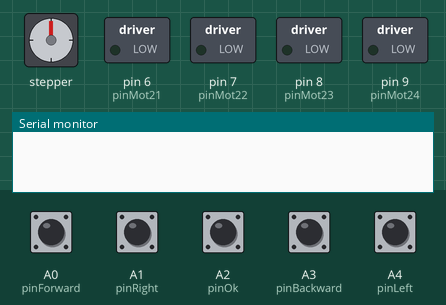
Recording of a sketch running on a simulated Arduino Uno, built with avr-gcc and run on an emulated ATmega328P. On the bench: stepper motor, switched loads named in the sketch (green lamp = pin HIGH), the last lines printed to the serial monitor. Wiring (inferred from the names in the program): stepper motor (200 steps per turn assumed): coils pin 2, pin 3, pin 4, pin 5. The inputs (shaded band) are chosen by the test bench; at power-on: A0 (pinForward), A1 (pinRight), A2 (pinOk), A3 (pinBackward), A4 (pinLeft) HIGH. Pins used as bus, display or sensor lines are not drawn.

Above: at 1.2 s.
1.3 s: A1 (pinRight) pulled LOW for 0.15 s
3.0 s: A2 (pinOk) pulled LOW for 0.15 s
At 3.7 s:
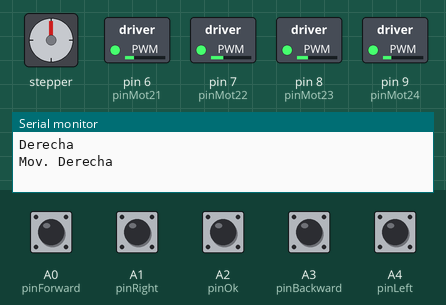
At 4.3 s:
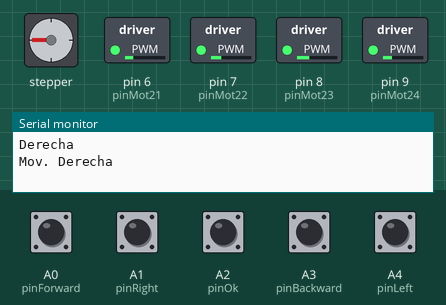
6.0 s: A4 (pinLeft) pulled LOW for 1 s
At 8.2 s:
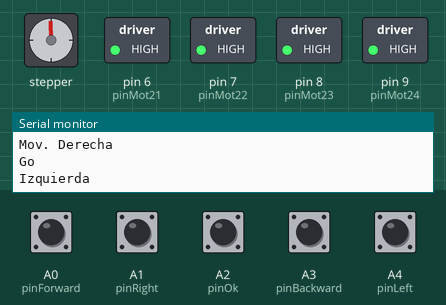
9.0 s: A0 (pinForward) pulsed LOW 2 times (0.12 s each, 0.3 s apart)
Timing chart, 0 to 12.0 s (numbered marks = the images above; inputs shaded):
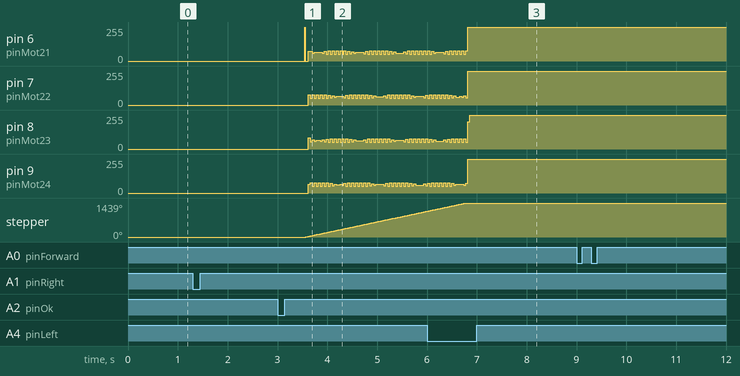

Measured:
- after the input at 3.0 s, stepper: keeps turning clockwise at about 449°/s, starting after 0.57 s

The sketch:

8_runRutine.ino
```cpp
// 1 = Adelante, 2 = Atras, 3 = Izquierda, 4 = Derecha, 9 = GO
int vecProg [20]={0,0,0,0,0,0,0,0,0,0,0,0,0,0,0,0,0,0,0,0};
int vecProgPoint = 0;
int stateMemory;
#define   stateMemoryError  1
#define   stateMemoryEmpty  2
#define   stateMemoryReady  3
#define   stateMemoryFull   4

#define   orderForward      1
#define   orderBackward     2
#define   orderLeft         3
#define   orderRight        4

const int nroUpDown = 800;
const int nroLeftRight = 800;
const int pinMot11 = 5;  // the number of the pushbutton pin
const int pinMot12 = 4;  // the number of the pushbutton pin
const int pinMot13 = 3;  // the number of the pushbutton pin
const int pinMot14 = 2;  // the number of the pushbutton pin
int stepMot1 = 0;  // variable for reading the pushbutton status
const int pinMot21 = 6;  // the number of the pushbutton pin
const int pinMot22 = 7;  // the number of the pushbutton pin
const int pinMot23 = 8;  // the number of the pushbutton pin
const int pinMot24 = 9;  // the number of the pushbutton pin
int stepMot2 = 0;  // variable for reading the pushbutton status
// Buttons
const int pinBackward = A3;  // the number of the pushbutton pin
const int pinLeft     = A4;  // the number of the pushbutton pin
const int pinOk       = A2;  // the number of the pushbutton pin
const int pinForward  = A0;  // the number of the pushbutton pin
const int pinRight    = A1;  // the number of the pushbutton pin
bool statePinBackward;
bool statePinLeft;
bool statePinOk;
bool statePinForward;
bool statePinRight;

bool stateButBackward;
bool stateButLeft;
bool stateButOk;
bool stateButForward;
bool stateButRight;

void deleteMemory(){
  for(int i=0;i<10;i++){
    vecProg[i]=0;
  }
  stateMemory = stateMemoryEmpty;
}

void readMemory(){
  int vecReadPoint=0;
  while (vecProg[vecReadPoint]!=0){
    switch (vecProg[vecReadPoint]){
      case orderForward:   // Adelante
        Serial.println("Mov. Adelante");
        adelante();
        delay(200);
      break;
      case orderBackward:  // Atras
        Serial.println("Mov. Atras");
        atras();
        delay(200);
      break;
      case orderLeft:      // Izquierda
        Serial.println("Mov. Izquierda");
        izquierda();
        delay(200);
      break;
      case orderRight:     // Derecha
        Serial.println("Mov. Derecha");
        derecha();
        delay(200);
      break;
    }
    vecReadPoint++;
  }
  deleteMemory();
}

void saveMemory(int data){
  vecProg[vecProgPoint] = data;
  if (vecProgPoint >= 19){
    vecProgPoint = 19;
    stateMemory = stateMemoryFull;
  }
  else{
    vecProgPoint++;
    stateMemory = stateMemoryReady;
  }
}

void motores(int stepMot1,int stepMot2){
  switch(stepMot1){
    case 0:
      digitalWrite(pinMot11,1);
      digitalWrite(pinMot12,1);
      digitalWrite(pinMot13,1);
      digitalWrite(pinMot14,1);
    break;
    case 1:
      digitalWrite(pinMot11,1);
      digitalWrite(pinMot12,0);
      digitalWrite(pinMot13,0);
      digitalWrite(pinMot14,0);
    break;
    case 2:
      digitalWrite(pinMot11,0);
      digitalWrite(pinMot12,1);
      digitalWrite(pinMot13,0);
      digitalWrite(pinMot14,0);
    break;
    case 3:
      digitalWrite(pinMot11,0);
      digitalWrite(pinMot12,0);
      digitalWrite(pinMot13,1);
      digitalWrite(pinMot14,0);
    break;
    case 4:
      digitalWrite(pinMot11,0);
      digitalWrite(pinMot12,0);
      digitalWrite(pinMot13,0);
      digitalWrite(pinMot14,1);
    break;
  }
    switch(stepMot2){
    case 0:
      digitalWrite(pinMot21,1);
      digitalWrite(pinMot22,1);
      digitalWrite(pinMot23,1);
      digitalWrite(pinMot24,1);
    break;
    case 1:
      digitalWrite(pinMot21,1);
      digitalWrite(pinMot22,0);
      digitalWrite(pinMot23,0);
      digitalWrite(pinMot24,0);
    break;
    case 2:
      digitalWrite(pinMot21,0);
      digitalWrite(pinMot22,1);
      digitalWrite(pinMot23,0);
      digitalWrite(pinMot24,0);
    break;
    case 3:
      digitalWrite(pinMot21,0);
      digitalWrite(pinMot22,0);
      digitalWrite(pinMot23,1);
      digitalWrite(pinMot24,0);
    break;
    case 4:
      digitalWrite(pinMot21,0);
      digitalWrite(pinMot22,0);
      digitalWrite(pinMot23,0);
      digitalWrite(pinMot24,1);
    break;
  }
}
void adelante(){
  stepMot1=0;
  stepMot2=0;
  for (int i=0;i<=nroUpDown;i++){
    motores(stepMot1,stepMot2);
    stepMot1++;
    if (stepMot1>=5){
      stepMot1=1;
    }
    stepMot2++;
    if (stepMot2>=5){
      stepMot2=1;
    }
    delay(4);
  }
  stepMot1=0;
  stepMot2=0;
  motores(stepMot1,stepMot2);
}

void atras(){
  stepMot1=4;
  stepMot2=4;
  for (int i=0;i<=nroUpDown;i++){
    motores(stepMot1,stepMot2);
    stepMot1--;
    if (stepMot1<=0){
      stepMot1=4;
    }
    stepMot2--;
    if (stepMot2<=0){
      stepMot2=4;
    }
    delay(4);
  }
  stepMot1=0;
  stepMot2=0;
  motores(stepMot1,stepMot2);
}

void izquierda(){
  stepMot1=0;
  stepMot2=4;
  for (int i=0;i<=nroLeftRight;i++){
    motores(stepMot1,stepMot2);
    stepMot1++;
    if (stepMot1>=5){
      stepMot1=1;
    }
    stepMot2--;
    if (stepMot2<=0){
      stepMot2=4;
    }
    delay(4);
  }
  stepMot1=0;
  stepMot2=0;
  motores(stepMot1,stepMot2);
}

void derecha(){
  stepMot1=4;
  stepMot2=0;
  for (int i=0;i<=nroLeftRight;i++){
    motores(stepMot1,stepMot2);
    stepMot1--;
    if (stepMot1<=0){
      stepMot1=4;
    }
    stepMot2++;
    if (stepMot2>=5){
      stepMot2=1;
    }
    delay(4);
  }
  stepMot1=0;
  stepMot2=0;
  motores(stepMot1,stepMot2);
}

void setup() {
  Serial.begin(115200);
  pinMode(pinMot11, OUTPUT);
  pinMode(pinMot12, OUTPUT);
  pinMode(pinMot13, OUTPUT);
  pinMode(pinMot14, OUTPUT);
  pinMode(pinMot21, OUTPUT);
  pinMode(pinMot22, OUTPUT);
  pinMode(pinMot23, OUTPUT);
  pinMode(pinMot24, OUTPUT);
  pinMode(pinBackward,INPUT);
  pinMode(pinLeft,    INPUT);
  pinMode(pinOk,      INPUT);
  pinMode(pinForward, INPUT);
  pinMode(pinRight,   INPUT);
  statePinBackward = digitalRead(pinBackward);
  statePinLeft = digitalRead(pinLeft);
  statePinOk = digitalRead(pinOk);
  statePinForward = digitalRead(pinForward);
  statePinRight = digitalRead(pinRight);
  stateButBackward = 0;
  stateButLeft = 0;
  stateButOk = 0;
  stateButForward = 0;
  stateButRight = 0;
  vecProgPoint = 0;
  deleteMemory();
}
void loop() {
  // Boton Atras
  if (statePinBackward != digitalRead(pinBackward)){
    statePinBackward = digitalRead(pinBackward);
    delay(100);
    if (statePinBackward){
      // Presiono
      stateButBackward = 1;
    }
    else{
      // Solto
    }
  }
  // Boton Adelante
  if (statePinForward != digitalRead(pinForward)){
    statePinForward = digitalRead(pinForward);
    delay(100);
    if (statePinForward){
      // Presiono
      stateButForward = 1;
    }
    else{
      // Solto
    }
  }
  // Boton Izquierda
  if (statePinLeft != digitalRead(pinLeft)){
    statePinLeft = digitalRead(pinLeft);
    delay(100);
    if (statePinLeft){
      // Presiono
      stateButLeft = 1;
    }
    else{
      // Solto
    }
  }
  // Boton Derecha
  if (statePinRight != digitalRead(pinRight)){
    statePinRight = digitalRead(pinRight);
    delay(100);
    if (statePinRight){
      // Presiono
      stateButRight = 1;
    }
    else{
      // Solto
    }
  }
  // Boton OK
  if (statePinOk != digitalRead(pinOk)){
    statePinOk = digitalRead(pinOk);
    delay(100);
    if (statePinOk){
      // Presiono
      stateButOk = 1;
    }
    else{
      // Solto
    }
  }
  if (stateButBackward){
    stateButBackward = 0;
    saveMemory(orderBackward);
    Serial.println("Atras");
  }
  if (stateButForward){
    stateButForward = 0;
    saveMemory(orderForward);
    Serial.println("Adelante");
  }
  if (stateButRight){
    stateButRight = 0;
    saveMemory(orderRight);
    Serial.println("Derecha");
  }
  if (stateButLeft){
    stateButLeft = 0;
    saveMemory(orderLeft);
    Serial.println("Izquierda");
  }
  if (stateButOk){
    stateButOk = 0;
    delay(300);
    readMemory();
    Serial.println("Go");
  }
}
```
